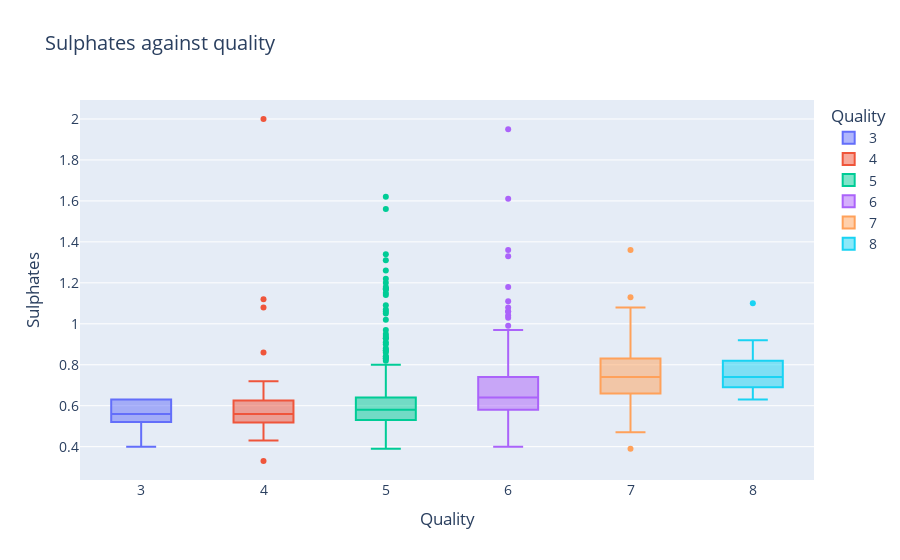

This figure's notebook cell:
### Markdown cell above
#### vs Sulphates ( ↗️ )

### Code cell
fig=go.Figure(data=boxplot_data(data,'sulphates'))
fig.update_layout(title="Sulphates against quality",
                    xaxis_title="Quality",
                    yaxis_title="Sulphates",
                    legend_title="Quality",
                    font=dict(size=14))
fig.show()

### Figure 1 — Plotly figure (JSON) as saved in the notebook; plotly's stock layout.template omitted (floating-point values rounded to 4 significant figures; data arrays with more than 128 entries replaced by an {"elided": "..."} marker saying what was removed)
{"data": [{"name": "3", "type": "box", "y": [0.57, 0.63, 0.4, 0.55, 0.52, 0.63]}, {"name": "4", "type": "box", "y": [0.51, 0.56, 0.53, 1.12, 0.48, 2, 1.08, 0.48, 0.33, 0.43, 0.6, 0.72, 0.57, 0.52, 0.64, 0.58, 0.7, 0.54, 0.58, 0.55, 0.86, 0.54, 0.59, 0.5, 0.44, 0.46, 0.56, 0.55, 0.56, 0.67, 0.61, 0.57, 0.62]}, {"name": "5", "type": "box", "y": {"elided": "433 float values"}}, {"name": "6", "type": "box", "y": {"elided": "409 float values"}}, {"name": "7", "type": "box", "y": [0.47, 0.57, 0.75, 0.73, 0.92, 0.82, 0.77, 0.62, 0.84, 0.8, 0.77, 1.08, 0.86, 0.71, 0.74, 0.74, 0.84, 1.36, 0.75, 0.85, 0.73, 1.13, 0.6, 0.63, 0.82, 0.56, 0.9, 0.68, 0.84, 0.74, 0.79, 0.9, 0.85, 1.05, 0.78, 1.02, 0.68, 0.66, 0.66, 0.66, 0.67, 0.68, 0.81, 0.94, 0.71, 0.74, 0.64, 0.39, 0.83, 0.78, 0.67, 0.79, 0.77, 0.69, 0.59, 0.87, 0.73, 0.52, 0.64, 0.64, 0.99, 0.62, 0.76, 0.68, 0.69, 0.71, 0.62, 0.49, 0.72, 0.55, 0.84, 0.84, 0.7, 0.55, 0.75, 0.56, 0.65, 0.59, 0.77, 0.77, 0.59, 0.76, 0.72, 0.83, 0.89, 0.51, 0.51, 0.66, 0.76, 0.86, 0.85, 0.64, 0.59, 0.88, 0.68, 0.74, 0.49, 0.76, 0.87, 0.71, 0.88, 0.8, 0.54, 0.85, 0.87, 0.73, 0.57, 1.01, 0.77, 0.74, 0.73, 0.78, 0.76, 0.8, 0.65, 0.88, 0.88, 0.7, 0.62, 0.81, 0.68, 0.8]}, {"name": "8", "type": "box", "y": [0.86, 0.82, 0.82, 0.82, 0.69, 0.92, 0.65, 0.74, 0.69, 0.63, 0.72, 0.69, 1.1, 0.76, 0.7]}], "layout": {"font": {"size": 14}, "legend": {"title": {"text": "Quality"}}, "title": {"text": "Sulphates against quality"}, "xaxis": {"title": {"text": "Quality"}}, "yaxis": {"title": {"text": "Sulphates"}}}}
